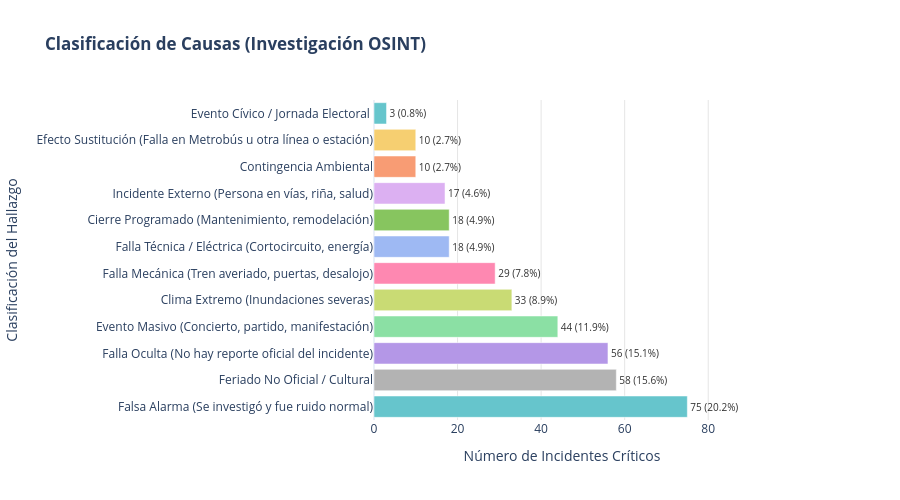

Notebook code for this chart:
### Code cell
# 0. CARGA DE DATOS DE LA BITÁCORA MANUAL
df_muestra = pd.read_csv('bitacora_investigacion_anomalias_criticas.csv')

# Asegurar que los nombres de columnas coincidan
df_muestra.columns = df_muestra.columns.str.lower()
if 'hallazgo_principal' in df_muestra.columns:
    df_muestra = df_muestra.rename(columns={'hallazgo_principal': 'hallazgo'})
if 'impacto_pasajeros' in df_muestra.columns:
    df_muestra = df_muestra.rename(columns={'impacto_pasajeros': 'impacto'})

# Clasificación de causas encontradas en la investigación manual
conteo_causas = df_muestra['hallazgo'].value_counts().reset_index()
conteo_causas.columns = ['Causa', 'Frecuencia']
conteo_causas = conteo_causas.sort_values('Frecuencia', ascending=True)

total_anomalias = conteo_causas['Frecuencia'].sum()
conteo_causas['Porcentaje'] = (conteo_causas['Frecuencia'] / total_anomalias) * 100

#etiqueta de texto
conteo_causas['Texto_Etiqueta'] = conteo_causas.apply(
    lambda row: f"{int(row['Frecuencia'])} ({row['Porcentaje']:.1f}%)", axis=1
)

# calculo el valor máximo para extender el eje X
max_frecuencia = conteo_causas['Frecuencia'].max()

# Gráfico interactivo con paleta de colores cualitativa
fig_barras = px.bar(
    conteo_causas, 
    x='Frecuencia', 
    y='Causa', 
    orientation='h',
    text='Texto_Etiqueta',
    color='Causa', 
    color_discrete_sequence=px.colors.qualitative.Pastel,
    title='<b>Clasificación de Causas (Investigación OSINT)</b>',
    labels={'Frecuencia': 'Número de Incidentes Críticos', 'Causa': 'Clasificación del Hallazgo'}
)

fig_barras.update_traces(
    textposition='outside', 
    textfont=dict(size=10, color='#333333'),
    cliponaxis=False  #  Evita que el eje corte el texto
)

fig_barras.update_layout(
    template='plotly_white', 
    height=500,
    showlegend=False, 
    xaxis=dict(
        showgrid=True, 
        gridcolor='#E5E5E5',
        range=[0, max_frecuencia * 1.2] # Expande el eje X un 20% más allá de la barra más grande
    ),
    yaxis=dict(showgrid=False),
    margin=dict(r=150) # Aumenta el margen derecho de la imagen (de 90 a 150)
)

fig_barras.show()


# ANÁLISIS DE SEVERIDAD 
plt.figure(figsize=(14, 8))
plt.title('Severidad del Impacto por Tipo de Hallazgo', fontsize=16, fontweight='bold', pad=20)

# Convertir impacto a absoluto
df_muestra['impacto_absoluto'] = df_muestra['impacto'].abs()

# Ordenar las cajas
orden_cajas = df_muestra.groupby('hallazgo')['impacto_absoluto'].median().sort_values(ascending=False).index


sns.boxplot(
    data=df_muestra, 
    y='hallazgo', 
    x='impacto_absoluto', 
    order=orden_cajas,
    palette='vlag',
    linewidth=1.5,
    fliersize=5
)

# Los puntos de distribución real
sns.swarmplot(
    data=df_muestra, 
    y='hallazgo', 
    x='impacto_absoluto', 
    order=orden_cajas,
    color='.25',
    alpha=0.6,
    size=4
)

plt.xlabel('Magnitud del Impacto Absoluto (Pasajeros faltantes/sobrantes)', fontsize=12)
plt.ylabel('Clasificación del Hallazgo', fontsize=12)
plt.grid(axis='x', linestyle='--', alpha=0.5)

# Formatear eje X
ax = plt.gca()
ax.xaxis.set_major_formatter(plt.FuncFormatter(lambda x, p: format(int(x), ',')))

plt.tight_layout()
plt.show()

### Figure 1 — Plotly figure (JSON) as saved in the notebook; plotly's stock layout.template omitted (floating-point values rounded to 4 significant figures)
{"data": [{"cliponaxis": false, "hovertemplate": "Clasificación del Hallazgo=%{y}<br>Número de Incidentes Críticos=%{x}<br>Texto_Etiqueta=%{text}<extra></extra>", "legendgroup": "Evento Cívico / Jornada Electoral ", "marker": {"color": "rgb(102, 197, 204)", "pattern": {"shape": ""}}, "name": "Evento Cívico / Jornada Electoral ", "orientation": "h", "showlegend": true, "text": ["3 (0.8%)"], "textfont": {"color": "#333333", "size": 10}, "textposition": "outside", "type": "bar", "x": [3], "xaxis": "x", "y": ["Evento Cívico / Jornada Electoral "], "yaxis": "y"}, {"cliponaxis": false, "hovertemplate": "Clasificación del Hallazgo=%{y}<br>Número de Incidentes Críticos=%{x}<br>Texto_Etiqueta=%{text}<extra></extra>", "legendgroup": "Efecto Sustitución (Falla en Metrobús u otra línea o estación)", "marker": {"color": "rgb(246, 207, 113)", "pattern": {"shape": ""}}, "name": "Efecto Sustitución (Falla en Metrobús u otra línea o estación)", "orientation": "h", "showlegend": true, "text": ["10 (2.7%)"], "textfont": {"color": "#333333", "size": 10}, "textposition": "outside", "type": "bar", "x": [10], "xaxis": "x", "y": ["Efecto Sustitución (Falla en Metrobús u otra línea o estación)"], "yaxis": "y"}, {"cliponaxis": false, "hovertemplate": "Clasificación del Hallazgo=%{y}<br>Número de Incidentes Críticos=%{x}<br>Texto_Etiqueta=%{text}<extra></extra>", "legendgroup": "Contingencia Ambiental", "marker": {"color": "rgb(248, 156, 116)", "pattern": {"shape": ""}}, "name": "Contingencia Ambiental", "orientation": "h", "showlegend": true, "text": ["10 (2.7%)"], "textfont": {"color": "#333333", "size": 10}, "textposition": "outside", "type": "bar", "x": [10], "xaxis": "x", "y": ["Contingencia Ambiental"], "yaxis": "y"}, {"cliponaxis": false, "hovertemplate": "Clasificación del Hallazgo=%{y}<br>Número de Incidentes Críticos=%{x}<br>Texto_Etiqueta=%{text}<extra></extra>", "legendgroup": "Incidente Externo (Persona en vías, riña, salud)", "marker": {"color": "rgb(220, 176, 242)", "pattern": {"shape": ""}}, "name": "Incidente Externo (Persona en vías, riña, salud)", "orientation": "h", "showlegend": true, "text": ["17 (4.6%)"], "textfont": {"color": "#333333", "size": 10}, "textposition": "outside", "type": "bar", "x": [17], "xaxis": "x", "y": ["Incidente Externo (Persona en vías, riña, salud)"], "yaxis": "y"}, {"cliponaxis": false, "hovertemplate": "Clasificación del Hallazgo=%{y}<br>Número de Incidentes Críticos=%{x}<br>Texto_Etiqueta=%{text}<extra></extra>", "legendgroup": "Cierre Programado (Mantenimiento, remodelación)", "marker": {"color": "rgb(135, 197, 95)", "pattern": {"shape": ""}}, "name": "Cierre Programado (Mantenimiento, remodelación)", "orientation": "h", "showlegend": true, "text": ["18 (4.9%)"], "textfont": {"color": "#333333", "size": 10}, "textposition": "outside", "type": "bar", "x": [18], "xaxis": "x", "y": ["Cierre Programado (Mantenimiento, remodelación)"], "yaxis": "y"}, {"cliponaxis": false, "hovertemplate": "Clasificación del Hallazgo=%{y}<br>Número de Incidentes Críticos=%{x}<br>Texto_Etiqueta=%{text}<extra></extra>", "legendgroup": "Falla Técnica / Eléctrica (Cortocircuito, energía)", "marker": {"color": "rgb(158, 185, 243)", "pattern": {"shape": ""}}, "name": "Falla Técnica / Eléctrica (Cortocircuito, energía)", "orientation": "h", "showlegend": true, "text": ["18 (4.9%)"], "textfont": {"color": "#333333", "size": 10}, "textposition": "outside", "type": "bar", "x": [18], "xaxis": "x", "y": ["Falla Técnica / Eléctrica (Cortocircuito, energía)"], "yaxis": "y"}, {"cliponaxis": false, "hovertemplate": "Clasificación del Hallazgo=%{y}<br>Número de Incidentes Críticos=%{x}<br>Texto_Etiqueta=%{text}<extra></extra>", "legendgroup": "Falla Mecánica (Tren averiado, puertas, desalojo)", "marker": {"color": "rgb(254, 136, 177)", "pattern": {"shape": ""}}, "name": "Falla Mecánica (Tren averiado, puertas, desalojo)", "orientation": "h", "showlegend": true, "text": ["29 (7.8%)"], "textfont": {"color": "#333333", "size": 10}, "textposition": "outside", "type": "bar", "x": [29], "xaxis": "x", "y": ["Falla Mecánica (Tren averiado, puertas, desalojo)"], "yaxis": "y"}, {"cliponaxis": false, "hovertemplate": "Clasificación del Hallazgo=%{y}<br>Número de Incidentes Críticos=%{x}<br>Texto_Etiqueta=%{text}<extra></extra>", "legendgroup": "Clima Extremo (Inundaciones severas)", "marker": {"color": "rgb(201, 219, 116)", "pattern": {"shape": ""}}, "name": "Clima Extremo (Inundaciones severas)", "orientation": "h", "showlegend": true, "text": ["33 (8.9%)"], "textfont": {"color": "#333333", "size": 10}, "textposition": "outside", "type": "bar", "x": [33], "xaxis": "x", "y": ["Clima Extremo (Inundaciones severas)"], "yaxis": "y"}, {"cliponaxis": false, "hovertemplate": "Clasificación del Hallazgo=%{y}<br>Número de Incidentes Críticos=%{x}<br>Texto_Etiqueta=%{text}<extra></extra>", "legendgroup": "Evento Masivo (Concierto, partido, manifestación)", "marker": {"color": "rgb(139, 224, 164)", "pattern": {"shape": ""}}, "name": "Evento Masivo (Concierto, partido, manifestación)", "orientation": "h", "showlegend": true, "text": ["44 (11.9%)"], "textfont": {"color": "#333333", "size": 10}, "textposition": "outside", "type": "bar", "x": [44], "xaxis": "x", "y": ["Evento Masivo (Concierto, partido, manifestación)"], "yaxis": "y"}, {"cliponaxis": false, "hovertemplate": "Clasificación del Hallazgo=%{y}<br>Número de Incidentes Críticos=%{x}<br>Texto_Etiqueta=%{text}<extra></extra>", "legendgroup": "Falla Oculta (No hay reporte oficial del incidente)", "marker": {"color": "rgb(180, 151, 231)", "pattern": {"shape": ""}}, "name": "Falla Oculta (No hay reporte oficial del incidente)", "orientation": "h", "showlegend": true, "text": ["56 (15.1%)"], "textfont": {"color": "#333333", "size": 10}, "textposition": "outside", "type": "bar", "x": [56], "xaxis": "x", "y": ["Falla Oculta (No hay reporte oficial del incidente)"], "yaxis": "y"}, {"cliponaxis": false, "hovertemplate": "Clasificación del Hallazgo=%{y}<br>Número de Incidentes Críticos=%{x}<br>Texto_Etiqueta=%{text}<extra></extra>", "legendgroup": "Feriado No Oficial / Cultural", "marker": {"color": "rgb(179, 179, 179)", "pattern": {"shape": ""}}, "name": "Feriado No Oficial / Cultural", "orientation": "h", "showlegend": true, "text": ["58 (15.6%)"], "textfont": {"color": "#333333", "size": 10}, "textposition": "outside", "type": "bar", "x": [58], "xaxis": "x", "y": ["Feriado No Oficial / Cultural"], "yaxis": "y"}, {"cliponaxis": false, "hovertemplate": "Clasificación del Hallazgo=%{y}<br>Número de Incidentes Críticos=%{x}<br>Texto_Etiqueta=%{text}<extra></extra>", "legendgroup": "Falsa Alarma (Se investigó y fue ruido normal)", "marker": {"color": "rgb(102, 197, 204)", "pattern": {"shape": ""}}, "name": "Falsa Alarma (Se investigó y fue ruido normal)", "orientation": "h", "showlegend": true, "text": ["75 (20.2%)"], "textfont": {"color": "#333333", "size": 10}, "textposition": "outside", "type": "bar", "x": [75], "xaxis": "x", "y": ["Falsa Alarma (Se investigó y fue ruido normal)"], "yaxis": "y"}], "layout": {"barmode": "relative", "height": 500, "legend": {"title": {"text": "Clasificación del Hallazgo"}, "tracegroupgap": 0}, "margin": {"r": 150}, "showlegend": false, "title": {"text": "<b>Clasificación de Causas (Investigación OSINT)</b>"}, "xaxis": {"anchor": "y", "domain": [0.0, 1.0], "gridcolor": "#E5E5E5", "range": [0, 90.0], "showgrid": true, "title": {"text": "Número de Incidentes Críticos"}}, "yaxis": {"anchor": "x", "categoryarray": ["Falsa Alarma (Se investigó y fue ruido normal)", "Feriado No Oficial / Cultural", "Falla Oculta (No hay reporte oficial del incidente)", "Evento Masivo (Concierto, partido, manifestación)", "Clima Extremo (Inundaciones severas)", "Falla Mecánica (Tren averiado, puertas, desalojo)", "Falla Técnica / Eléctrica (Cortocircuito, energía)", "Cierre Programado (Mantenimiento, remodelación)", "Incidente Externo (Persona en vías, riña, salud)", "Contingencia Ambiental", "Efecto Sustitución (Falla en Metrobús u otra línea o estación)", "Evento Cívico / Jornada Electoral "], "categoryorder": "array", "domain": [0.0, 1.0], "showgrid": false, "title": {"text": "Clasificación del Hallazgo"}}}}
